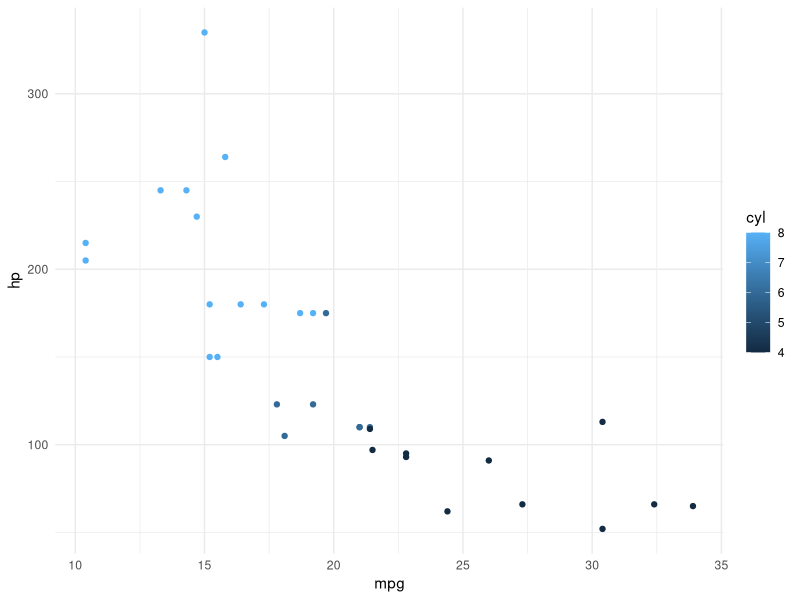

This chart was generated by the following R code:
## ---- chunk 1
library(ggplot2)

# Define a function to create a ggplot
plot_with_color <- function(data, x_var, y_var, color_var) {
  ggplot(data, aes_string(x = x_var, y = y_var, color = color_var)) +
    geom_point() +
    theme_minimal()
}

# Example usage with the built-in 'mtcars' dataset
plot_with_color(mtcars, "mpg", "hp", "cyl")

## ---- chunk 2
#install.packages("gganimate")
#install.packages("ggplot2") # If you haven't installed ggplot2 yet
library(ggplot2)
library(gganimate)
library(tidyverse)
## ---- chunk 3
# Create a sample dataset
data <- data.frame(
  id = 1:10,
  x1 = rnorm(10, mean = 0, sd = 1),
  y1 = rnorm(10, mean = 0, sd = 1),
  x2 = rnorm(10, mean = 2, sd = 1),
  y2 = rnorm(10, mean = 2, sd = 1)
)

## ---- chunk 4
# Reshape the data for animation
library(tidyr)

data_long <- data %>%
  pivot_longer(cols = starts_with("x"),
               names_to = "dimension",
               names_prefix = "x",
               values_to = "x") %>%
  pivot_longer(cols = starts_with("y"),
               names_to = "dimension_y",
               names_prefix = "y",
               values_to = "y") %>%
  filter(dimension == dimension_y) %>%
  mutate(dimension = factor(dimension))

## ---- chunk 5
# Create the animated plot
animated_plot <- ggplot(data_long, aes(x = x, y = y, group = id)) +
  geom_point(size = 3, aes(color = as.factor(id))) +
  theme_minimal() +
  transition_states(dimension, transition_length = 2, state_length = 1) +
  ease_aes('cubic-in-out') +
  labs(title = "Transition between two dimensions")

# Render the animation
animate(animated_plot, nframes = 100, fps = 10)
